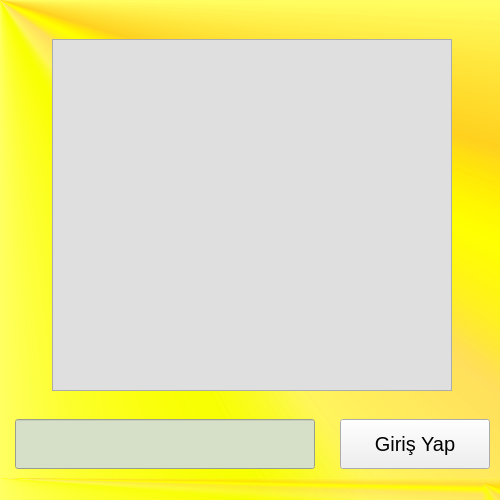
<?xml version="1.0" encoding="UTF-8"?>
<ui version="4.0">
 <class>MainWindow</class>
 <widget class="QMainWindow" name="MainWindow">
  <property name="geometry">
   <rect>
    <x>0</x>
    <y>0</y>
    <width>500</width>
    <height>500</height>
   </rect>
  </property>
  <property name="minimumSize">
   <size>
    <width>500</width>
    <height>500</height>
   </size>
  </property>
  <property name="maximumSize">
   <size>
    <width>500</width>
    <height>500</height>
   </size>
  </property>
  <property name="windowTitle">
   <string>Veri Tabanı Yönetimi</string>
  </property>
  <property name="styleSheet">
   <string notr="true">background-color: qconicalgradient(cx:0, cy:0, angle:135, stop:0 rgba(255, 255, 0, 69), stop:0.375 rgba(255, 255, 0, 69), stop:0.423533 rgba(251, 255, 0, 145), stop:0.45 rgba(247, 255, 0, 208), stop:0.477581 rgba(255, 244, 71, 130), stop:0.518717 rgba(255, 218, 71, 130), stop:0.55 rgba(255, 255, 0, 255), stop:0.57754 rgba(255, 203, 0, 130), stop:0.625 rgba(255, 255, 0, 69), stop:1 rgba(255, 255, 0, 69));</string>
  </property>
  <widget class="QWidget" name="centralwidget">
   <layout class="QHBoxLayout" name="horizontalLayout_2">
    <item>
     <layout class="QVBoxLayout" name="verticalLayout" stretch="0,0">
      <property name="spacing">
       <number>25</number>
      </property>
      <property name="sizeConstraint">
       <enum>QLayout::SetDefaultConstraint</enum>
      </property>
      <property name="leftMargin">
       <number>5</number>
      </property>
      <property name="topMargin">
       <number>30</number>
      </property>
      <property name="rightMargin">
       <number>0</number>
      </property>
      <property name="bottomMargin">
       <number>0</number>
      </property>
      <item alignment="Qt::AlignHCenter">
       <widget class="QTableView" name="dbtable">
        <property name="minimumSize">
         <size>
          <width>400</width>
          <height>0</height>
         </size>
        </property>
        <property name="styleSheet">
         <string notr="true">background-color:rgb(223, 223, 223);
</string>
        </property>
       </widget>
      </item>
      <item>
       <layout class="QHBoxLayout" name="horizontalLayout">
        <property name="topMargin">
         <number>3</number>
        </property>
        <item>
         <widget class="QLineEdit" name="txt_db">
          <property name="enabled">
           <bool>false</bool>
          </property>
          <property name="minimumSize">
           <size>
            <width>300</width>
            <height>50</height>
           </size>
          </property>
          <property name="maximumSize">
           <size>
            <width>300</width>
            <height>50</height>
           </size>
          </property>
          <property name="font">
           <font>
            <pointsize>15</pointsize>
           </font>
          </property>
          <property name="styleSheet">
           <string notr="true">background-color:rgb(214, 223, 200);
color: rgb(65, 65, 65);
</string>
          </property>
          <property name="text">
           <string/>
          </property>
         </widget>
        </item>
        <item>
         <widget class="QPushButton" name="button_gir">
          <property name="minimumSize">
           <size>
            <width>150</width>
            <height>50</height>
           </size>
          </property>
          <property name="maximumSize">
           <size>
            <width>150</width>
            <height>50</height>
           </size>
          </property>
          <property name="font">
           <font>
            <pointsize>15</pointsize>
           </font>
          </property>
          <property name="styleSheet">
           <string notr="true">background-color:none</string>
          </property>
          <property name="text">
           <string>Giriş Yap</string>
          </property>
         </widget>
        </item>
       </layout>
      </item>
     </layout>
    </item>
   </layout>
  </widget>
  <widget class="QMenuBar" name="menubar">
   <property name="geometry">
    <rect>
     <x>0</x>
     <y>0</y>
     <width>500</width>
     <height>26</height>
    </rect>
   </property>
  </widget>
  <widget class="QStatusBar" name="statusbar"/>
 </widget>
 <resources/>
 <connections/>
</ui>
